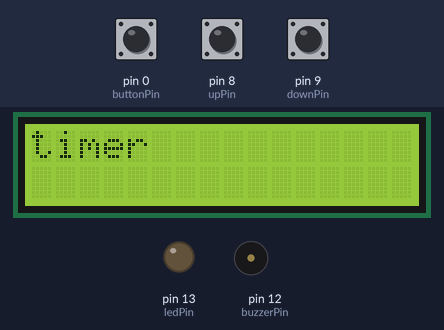
A sketch run on a simulated Arduino Uno, built with avr-gcc and run on an emulated ATmega328P. Parts: 16×2 character LCD, output pins drawn as LEDs (lit = HIGH), buzzer (waves = sounding, pin HIGH). Dashed ring = blinking. The test bench sets the inputs (shaded band); at power-on: pin 0 (buttonPin) HIGH, pin 8 (upPin) HIGH, pin 9 (downPin) HIGH.

Above: at 1.2 s.
1.3 s: pin 0 (buttonPin) pulled LOW for 0.15 s
At 1.7 s:
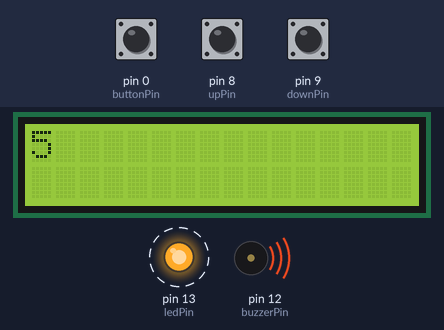
4.3 s: pin 8 (upPin) pulled LOW for 3.2 s
At 7.9 s:
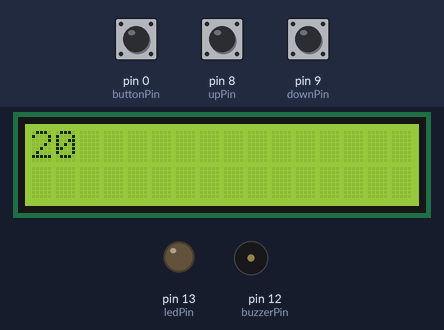
9.0 s: pin 9 (downPin) pulled LOW for 3.2 s
At 12.7 s:
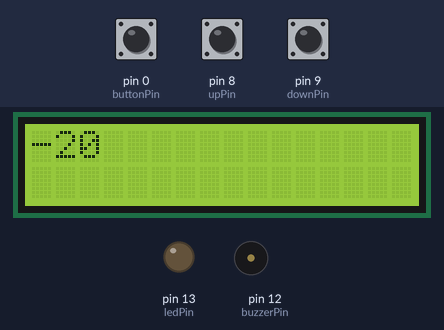
13.7 s: pin 0 (buttonPin) pulled LOW for 1 s
At 14.1 s:
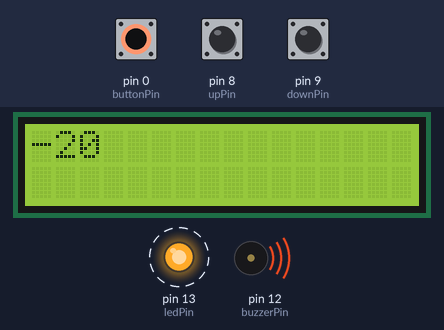
Timing chart, 0 to 17.2 s (numbered marks = the images above; inputs shaded):
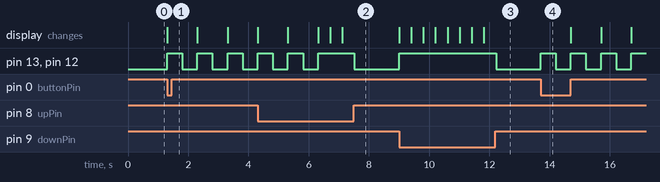

The sketch:

notabomb.ino
```cpp
// define any pins

const int upPin = 8; // increase time
const int downPin = 9; // de crease time
const int buttonPin = 0; // the number of the activation button pin
const int ledPin = 13;    // the number of the LED pin
const int buzzerPin = 12;
const int shortbeep = 400;   // for when up or down buttons are pressed, feel free to tweak


// these ones change
int buttonState = 0;  // variable for reading the buttons status
int upState = 0;
int downState = 0;
int timer = 5; // how long countdown will last
int displayTime = timer; // what the display displays (might not need)
int displayThousands = 0;
int displayHundreds = 0;
int displayTens = 0;
int displayUnits = 0;

#include <LiquidCrystal.h> // includes the LiquidCrystal Library
LiquidCrystal lcd(1, 2, 4, 5, 6, 7); // Creates an LCD object. Parameters: (rs, enable, d4, d5, d6, d7)

//function for counting down, uses timer variable (may need referencing or some shit)
void countdown(){
  for (int i = timer; i != 0; i = i - 1){
    lcd.clear();
    lcd.print(i);
    beep(500);
    delay(500);
  }
  // put any explodey code here
}

// beeps and turns lights on for an amount of time
void beep(int length){
  digitalWrite(ledPin, HIGH);
  digitalWrite(buzzerPin, HIGH);
  delay(length);
  digitalWrite(ledPin, LOW);
  digitalWrite(buzzerPin, LOW);
}

void setup() {
  // initialize the output pins as outputs:
  pinMode(ledPin, OUTPUT);
  pinMode(buzzerPin, OUTPUT);
  // initialize the buttons' pins as inputs:
  pinMode(buttonPin, INPUT);
  pinMode(upPin, INPUT);
  pinMode(downPin, INPUT);

   lcd.begin(16,2); // Initializes the interface to the LCD screen, and specifies the dimensions (width and height) of the display }
   lcd.print("timer");
}

void loop() {
  // read the state of the buttons
  buttonState = digitalRead(buttonPin);
  upState = digitalRead(upPin);
  downState = digitalRead(downPin);


  // check if the pushbutton is pressed. If it is, the buttonState is HIGH
  if (buttonState == LOW) {
    // turn LED on:
    countdown();
} if (upState == LOW) {
    timer += 5;
    lcd.clear();   //buttons need to be connected
    lcd.print(timer);
    beep(shortbeep);
} if (downState == LOW) {
    timer += -5;
    lcd.clear();
    lcd.print(timer);
    beep(shortbeep);
  }
}
```

Measured:
- after the input at 1.3 s, pin 13 (ledPin), pin 12 (buzzerPin): alternates HIGH for 0.50 s and LOW for 0.50 s, starting at once; the display: changes at once (image 1)
- after the input at 9.0 s, pin 13 (ledPin), pin 12 (buzzerPin): LOW → HIGH at once, → LOW 3.2 s later; the display: first changes at once (image 3 shows a later state)
- after the input at 13.7 s, pin 13 (ledPin), pin 12 (buzzerPin): alternates HIGH for 0.50 s and LOW for 0.50 s, starting at once
